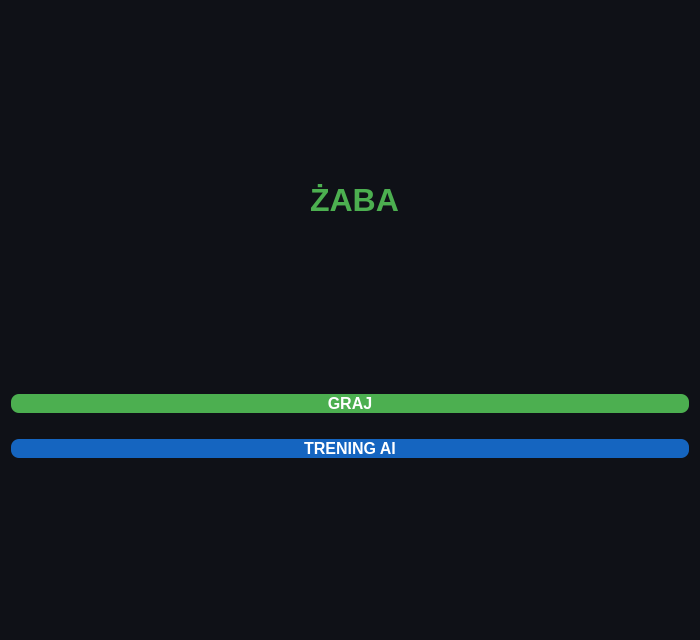
<?xml version="1.0" encoding="UTF-8"?>
<ui version="4.0">
 <class>MenuScreen</class>
 <widget class="QWidget" name="MenuScreen">
  <property name="geometry">
   <rect>
    <x>0</x>
    <y>0</y>
    <width>700</width>
    <height>640</height>
   </rect>
  </property>
  <property name="windowTitle">
   <string>Form</string>
  </property>
  <property name="styleSheet">
   <string notr="true">font-size: 32px;
font-weight: bold;
color: #4caf50;
background-color: #0f1117;</string>
  </property>
  <layout class="QVBoxLayout" name="verticalLayout_2">
   <item>
    <layout class="QVBoxLayout" name="verticalLayout">
     <item>
      <spacer name="verticalSpacer_2">
       <property name="orientation">
        <enum>Qt::Orientation::Vertical</enum>
       </property>
       <property name="sizeHint" stdset="0">
        <size>
         <width>20</width>
         <height>40</height>
        </size>
       </property>
      </spacer>
     </item>
     <item>
      <widget class="QLabel" name="titleLabel">
       <property name="frameShape">
        <enum>QFrame::Shape::NoFrame</enum>
       </property>
       <property name="frameShadow">
        <enum>QFrame::Shadow::Raised</enum>
       </property>
       <property name="lineWidth">
        <number>-3</number>
       </property>
       <property name="midLineWidth">
        <number>0</number>
       </property>
       <property name="text">
        <string> ŻABA</string>
       </property>
       <property name="textFormat">
        <enum>Qt::TextFormat::MarkdownText</enum>
       </property>
       <property name="scaledContents">
        <bool>false</bool>
       </property>
       <property name="alignment">
        <set>Qt::AlignmentFlag::AlignCenter</set>
       </property>
       <property name="margin">
        <number>0</number>
       </property>
      </widget>
     </item>
     <item>
      <spacer name="verticalSpacer_3">
       <property name="orientation">
        <enum>Qt::Orientation::Vertical</enum>
       </property>
       <property name="sizeHint" stdset="0">
        <size>
         <width>20</width>
         <height>40</height>
        </size>
       </property>
      </spacer>
     </item>
     <item>
      <widget class="QPushButton" name="btnPlayer">
       <property name="styleSheet">
        <string notr="true">QPushButton {
    background: #4caf50;
    color: white;
    border-radius: 8px;
    font-size: 16px;
}
QPushButton:hover {
    background: #388e3c;
}
</string>
       </property>
       <property name="text">
        <string>GRAJ</string>
       </property>
      </widget>
     </item>
     <item>
      <spacer name="verticalSpacer_4">
       <property name="orientation">
        <enum>Qt::Orientation::Vertical</enum>
       </property>
       <property name="sizeType">
        <enum>QSizePolicy::Policy::Fixed</enum>
       </property>
       <property name="sizeHint" stdset="0">
        <size>
         <width>20</width>
         <height>20</height>
        </size>
       </property>
      </spacer>
     </item>
     <item>
      <widget class="QPushButton" name="btnAI">
       <property name="styleSheet">
        <string notr="true">QPushButton {
    background: #1565c0;
    color: white;
    border-radius: 8px;
    font-size: 16px;
}
QPushButton:hover {
    background: #0d47a1;
}</string>
       </property>
       <property name="text">
        <string>TRENING AI</string>
       </property>
      </widget>
     </item>
     <item>
      <spacer name="verticalSpacer">
       <property name="orientation">
        <enum>Qt::Orientation::Vertical</enum>
       </property>
       <property name="sizeHint" stdset="0">
        <size>
         <width>20</width>
         <height>40</height>
        </size>
       </property>
      </spacer>
     </item>
    </layout>
   </item>
  </layout>
 </widget>
 <resources/>
 <connections/>
</ui>
